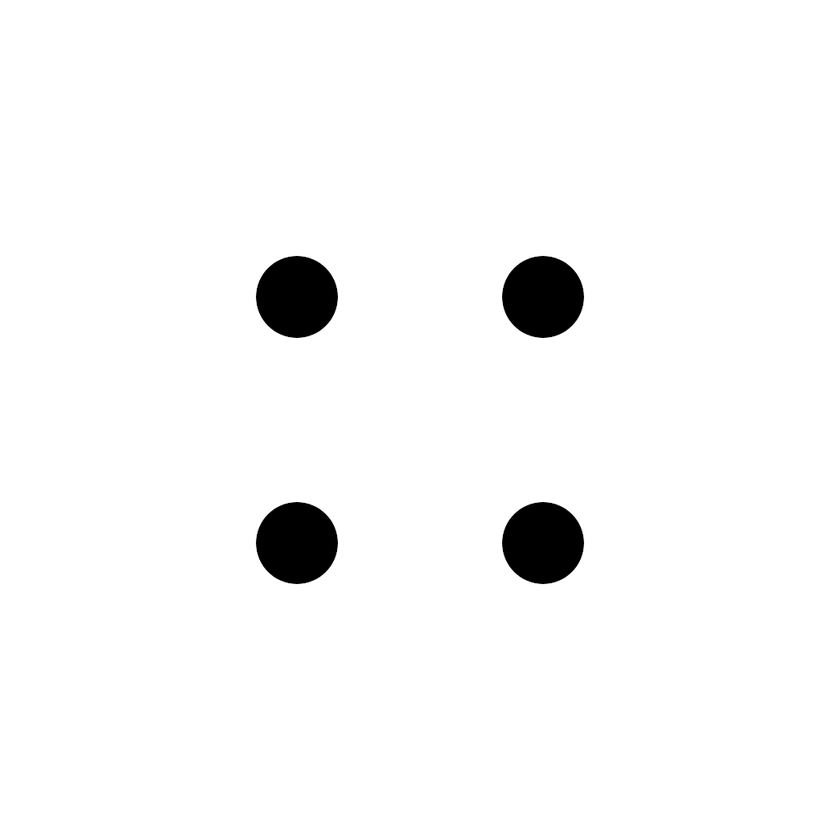
#> input picture ibvs_testing/ibvs_testing/points.png, 840 x 840 px, shrunk from 1024 x 1024 before the run, found by its file name
$ python IBVS_backup.py
#> lines starting #> are read from the running program, lines starting #| are printed output that depends on the picture; after the words box and inside, x2 and y2 are one past the last pixel; in counts of white or black regions, pixels touching at a corner belong together
from PIL import Image
import numpy as np
import cv2

# Load the image
image_path = '/home/tafarrel/ros2_ws/src/thesis_work/ibvs_testing/ibvs_testing/points.png'
image = cv2.imread(image_path, cv2.IMREAD_GRAYSCALE)
#> image is the input picture: shape (840, 840); min 0, max 255, mean 247.4

# Threshold the image to isolate the points (black points on a white background)
_, binary_image = cv2.threshold(image, 127, 255, cv2.THRESH_BINARY_INV)
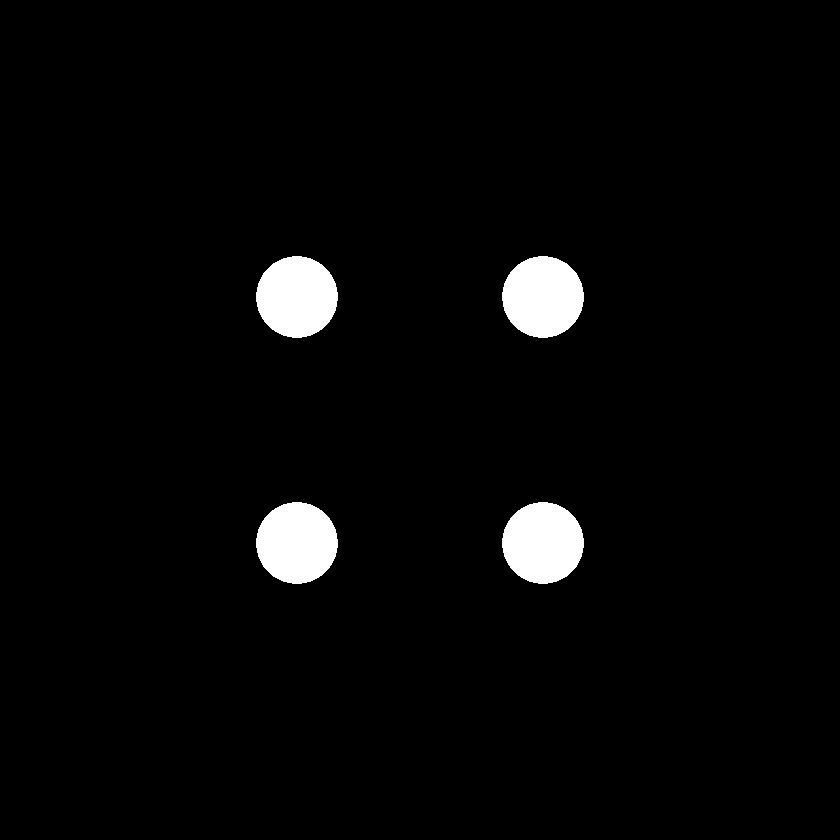
#> binary_image: shape (840, 840); 3% white; 4 white regions

# Find contours and centroids of the blobs
contours, _ = cv2.findContours(binary_image, cv2.RETR_EXTERNAL, cv2.CHAIN_APPROX_SIMPLE)
#> contours = 4 contours; box (x1, y1, x2, y2) and area: (502, 502, 584, 584) 5123, (256, 502, 338, 584) 5122, (502, 256, 584, 338) 5122, (256, 256, 338, 338) 5122
centroids = []
for contour in contours:
    M = cv2.moments(contour)
    if M["m00"] != 0:
        cx = int(M["m10"] / M["m00"])
        cy = int(M["m01"] / M["m00"])
        centroids.append((cx, cy))
#> this loop made 4 passes
#> (cx, cy) on passes 1 to 4: (542, 542), (296, 542), (542, 296), (296, 296)
#> after the loop, centroids = [(542, 542), (296, 542), (542, 296), (296, 296)]

# Draw the centroids on the image
image_with_centroids = cv2.cvtColor(image, cv2.COLOR_GRAY2BGR)
for centroid in centroids:
    cv2.circle(image_with_centroids, centroid, 3, (0, 0, 255), -1)
#> this loop made 4 passes
#> image_with_centroids: shape (840, 840, 3); 0.02% of pixels changed, all inside (x1, y1, x2, y2) = (293, 293, 546, 546)

# Display the image
# cv2.imshow("Image with centroids", image_with_centroids)
# cv2.waitKey(0)
# cv2.destroyAllWindows()
print(centroids)
#| [(542, 542), (296, 542), (542, 296), (296, 296)]
